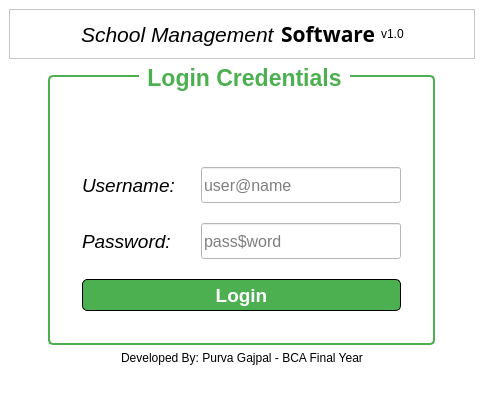
<?xml version="1.0" encoding="UTF-8"?>
<ui version="4.0">
 <class>MainWindow</class>
 <widget class="QMainWindow" name="MainWindow">
  <property name="geometry">
   <rect>
    <x>0</x>
    <y>0</y>
    <width>484</width>
    <height>399</height>
   </rect>
  </property>
  <property name="maximumSize">
   <size>
    <width>484</width>
    <height>399</height>
   </size>
  </property>
  <property name="windowTitle">
   <string>Login Window</string>
  </property>
  <property name="styleSheet">
   <string notr="true">background-color: rgb(255, 255, 255);</string>
  </property>
  <widget class="QWidget" name="centralwidget">
   <layout class="QVBoxLayout" name="verticalLayout">
    <item>
     <widget class="QFrame" name="frame_2">
      <property name="frameShape">
       <enum>QFrame::StyledPanel</enum>
      </property>
      <property name="frameShadow">
       <enum>QFrame::Raised</enum>
      </property>
      <layout class="QHBoxLayout" name="horizontalLayout_2">
       <item>
        <spacer name="horizontalSpacer_2">
         <property name="orientation">
          <enum>Qt::Horizontal</enum>
         </property>
         <property name="sizeHint" stdset="0">
          <size>
           <width>40</width>
           <height>20</height>
          </size>
         </property>
        </spacer>
       </item>
       <item>
        <widget class="QLabel" name="label">
         <property name="font">
          <font>
           <pointsize>16</pointsize>
           <italic>true</italic>
          </font>
         </property>
         <property name="text">
          <string>School Management</string>
         </property>
        </widget>
       </item>
       <item>
        <widget class="QLabel" name="label_6">
         <property name="font">
          <font>
           <family>Segoe Print</family>
           <pointsize>16</pointsize>
           <bold>true</bold>
          </font>
         </property>
         <property name="text">
          <string>Software</string>
         </property>
        </widget>
       </item>
       <item>
        <widget class="QLabel" name="label_7">
         <property name="text">
          <string>v1.0</string>
         </property>
        </widget>
       </item>
       <item>
        <spacer name="horizontalSpacer">
         <property name="orientation">
          <enum>Qt::Horizontal</enum>
         </property>
         <property name="sizeHint" stdset="0">
          <size>
           <width>40</width>
           <height>20</height>
          </size>
         </property>
        </spacer>
       </item>
      </layout>
     </widget>
    </item>
    <item alignment="Qt::AlignHCenter|Qt::AlignTop">
     <widget class="QGroupBox" name="groupBox">
      <property name="font">
       <font>
        <family>Arial</family>
        <pointsize>17</pointsize>
        <italic>false</italic>
        <bold>true</bold>
       </font>
      </property>
      <property name="styleSheet">
       <string notr="true">QGroupBox {
    border: 2px solid #4CAF50; /* Green border */
    border-radius: 5px; /* Rounded corners */
    margin-top: 10px; /* Space between the title and the border */
    background-color: #FFFFFF; /* Light gray background */
    font: bold 17pt &quot;Arial&quot;; /* Font style for the title */
    color: #333333; /* Dark gray title text color */
}

QGroupBox::title {
    subcontrol-origin: margin; /* Place the title outside the border */
    subcontrol-position: top center; /* Center the title at the top */
    padding: 0 5px; /* Padding around the title text */
    background-color: #FFFFFF; /* White background behind the title */
    color: #4CAF50; /* Green title text color */
    font: bold 20pt &quot;Arial&quot;; /* Font style for the title */
}
</string>
      </property>
      <property name="title">
       <string>Login Credentials</string>
      </property>
      <layout class="QVBoxLayout" name="verticalLayout_2">
       <property name="spacing">
        <number>0</number>
       </property>
       <property name="leftMargin">
        <number>1</number>
       </property>
       <property name="topMargin">
        <number>40</number>
       </property>
       <property name="rightMargin">
        <number>1</number>
       </property>
       <property name="bottomMargin">
        <number>1</number>
       </property>
       <item>
        <widget class="QFrame" name="frame">
         <property name="styleSheet">
          <string notr="true">background-color: rgb(255, 255, 255);</string>
         </property>
         <layout class="QFormLayout" name="formLayout">
          <property name="horizontalSpacing">
           <number>20</number>
          </property>
          <property name="verticalSpacing">
           <number>20</number>
          </property>
          <property name="leftMargin">
           <number>30</number>
          </property>
          <property name="topMargin">
           <number>30</number>
          </property>
          <property name="rightMargin">
           <number>30</number>
          </property>
          <property name="bottomMargin">
           <number>30</number>
          </property>
          <item row="1" column="1">
           <widget class="QLineEdit" name="password_box">
            <property name="minimumSize">
             <size>
              <width>200</width>
              <height>0</height>
             </size>
            </property>
            <property name="font">
             <font>
              <family>Segoe UI</family>
              <pointsize>12</pointsize>
              <italic>false</italic>
              <bold>false</bold>
             </font>
            </property>
            <property name="styleSheet">
             <string notr="true">QLineEdit{
	height:30px;
	font: 12pt &quot;Segoe UI&quot;;
	
	background-color: rgb(255, 255, 255);
}</string>
            </property>
            <property name="echoMode">
             <enum>QLineEdit::Password</enum>
            </property>
            <property name="placeholderText">
             <string>pass$word</string>
            </property>
           </widget>
          </item>
          <item row="0" column="1">
           <widget class="QLineEdit" name="username_box">
            <property name="minimumSize">
             <size>
              <width>200</width>
              <height>0</height>
             </size>
            </property>
            <property name="font">
             <font>
              <family>Segoe UI</family>
              <pointsize>12</pointsize>
              <italic>false</italic>
              <bold>false</bold>
             </font>
            </property>
            <property name="styleSheet">
             <string notr="true">QLineEdit{
	height:30px;
	font: 12pt &quot;Segoe UI&quot;;
	
	background-color: rgb(255, 255, 255);
}</string>
            </property>
            <property name="placeholderText">
             <string>user@name</string>
            </property>
           </widget>
          </item>
          <item row="0" column="0">
           <widget class="QLabel" name="label_3">
            <property name="font">
             <font>
              <family>Segoe UI</family>
              <pointsize>14</pointsize>
              <italic>true</italic>
              <bold>false</bold>
             </font>
            </property>
            <property name="styleSheet">
             <string notr="true">background-color: rgb(255, 255, 255);</string>
            </property>
            <property name="text">
             <string>Username: </string>
            </property>
           </widget>
          </item>
          <item row="1" column="0">
           <widget class="QLabel" name="label_4">
            <property name="font">
             <font>
              <family>Segoe UI</family>
              <pointsize>14</pointsize>
              <italic>true</italic>
              <bold>false</bold>
             </font>
            </property>
            <property name="styleSheet">
             <string notr="true">background-color: rgb(255, 255, 255);</string>
            </property>
            <property name="text">
             <string>Password:</string>
            </property>
           </widget>
          </item>
          <item row="2" column="0" colspan="2">
           <widget class="QPushButton" name="login_btn">
            <property name="font">
             <font>
              <family>Segoe UI</family>
              <pointsize>14</pointsize>
              <italic>false</italic>
              <bold>true</bold>
             </font>
            </property>
            <property name="cursor">
             <cursorShape>PointingHandCursor</cursorShape>
            </property>
            <property name="styleSheet">
             <string notr="true">QPushButton{
	color: rgb(255, 255, 255);
	background-color: rgb(76, 175, 80);
	border-radius:5px;
	border: 1px solid black;
	height:30px;
	font: 700 14pt &quot;Segoe UI&quot;;
}</string>
            </property>
            <property name="text">
             <string>Login</string>
            </property>
           </widget>
          </item>
         </layout>
        </widget>
       </item>
      </layout>
     </widget>
    </item>
    <item alignment="Qt::AlignHCenter">
     <widget class="QLabel" name="label_2">
      <property name="text">
       <string>Developed By: Purva Gajpal - BCA Final Year</string>
      </property>
     </widget>
    </item>
    <item>
     <spacer name="verticalSpacer">
      <property name="orientation">
       <enum>Qt::Vertical</enum>
      </property>
      <property name="sizeHint" stdset="0">
       <size>
        <width>20</width>
        <height>40</height>
       </size>
      </property>
     </spacer>
    </item>
   </layout>
  </widget>
 </widget>
 <tabstops>
  <tabstop>username_box</tabstop>
  <tabstop>password_box</tabstop>
  <tabstop>login_btn</tabstop>
 </tabstops>
 <resources/>
 <connections/>
</ui>
